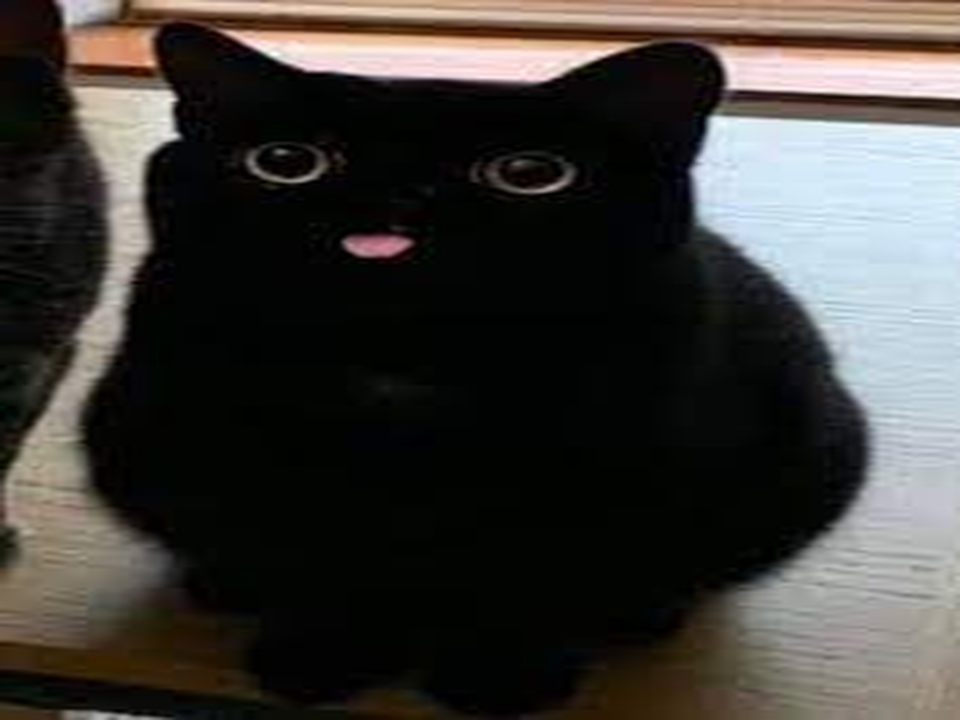
#> input picture resize_img/half.png, 960 x 720 px
$ python set_color.py
#> lines starting #> are read from the running program, lines starting #| are printed output that depends on the picture
import cv2

img = cv2.imread('../resize_img/half.png')
#> img is the input picture: shape (720, 960, 3); mean B, G, R 56.5, 59.9, 62.3

img[100:300, 100:300, :] = 255
img[100:300, 300:500, :] = 0
img[100:300, 500:700, :] = 127

img[300:500, 100:300, 0] = 255
img[300:500, 300:500, 1] = 255
img[300:500, 500:700, 2] = 255
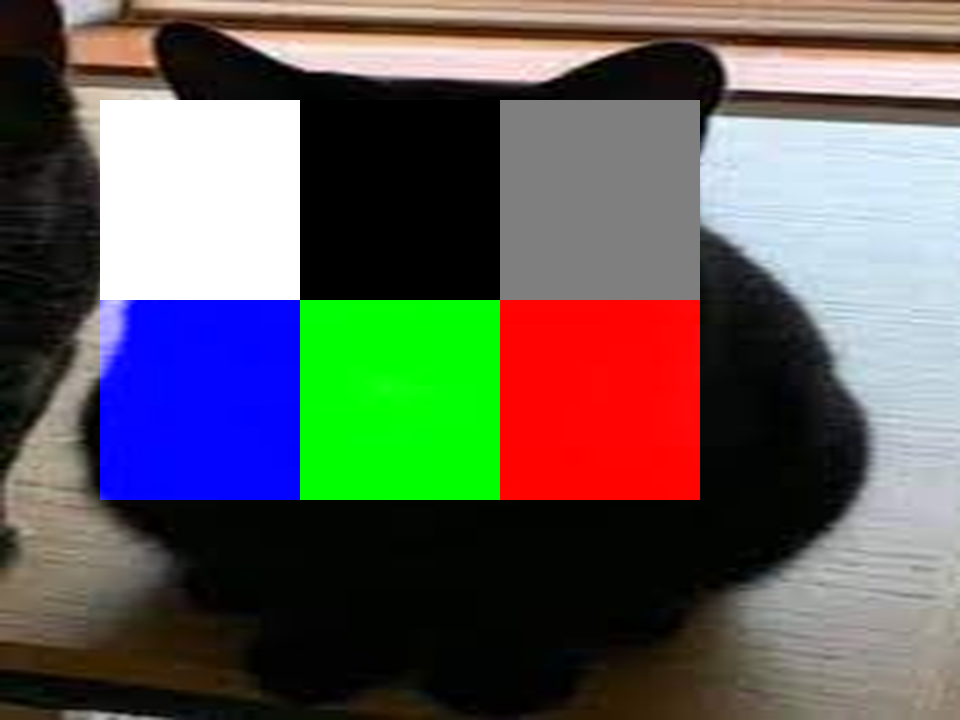
#> img: shape (720, 960, 3); mean B, G, R 89.2, 92.6, 95

cv2.imwrite('../resize_img/test1_half_changed.png', img)
